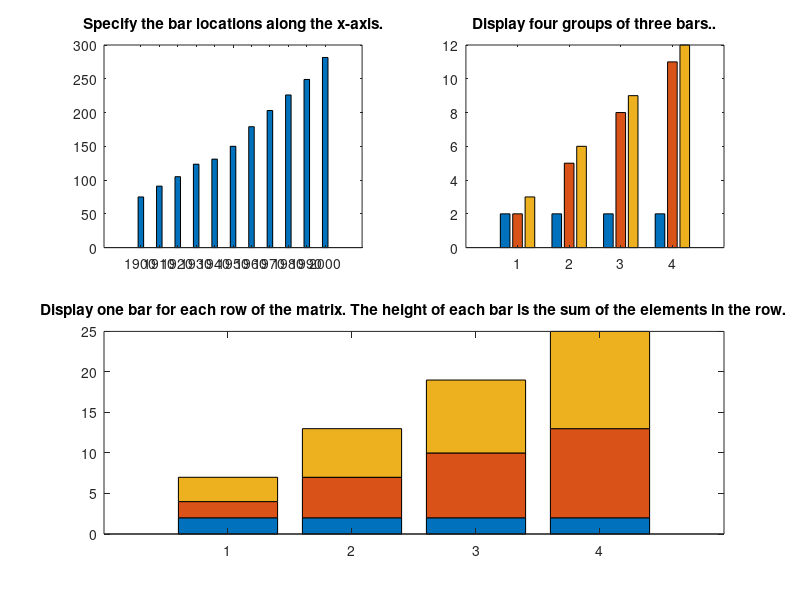

Source code (MATLAB):
#{
eton@240119 learn all diagrams in matlab:Doc15.2 High-Level Plotting
- plot;
- mesh, surf;
- image, imagesc;
- stem (in xcorr);
- bar, bar3( Bar graph);
- polarplot, polarscatter;
#}
clearvars;
pkg load image;
pkg load signal;

#{
##########################{mesh , surf}##################
############
## mesh: mesh(X,Y,Z) creates a mesh plot, which is a three-dimensional surface that has solid edge colors and no face colors.
############
[X,Y] = meshgrid(-8:.5:8);
R = sqrt(X.^2 + Y.^2) + eps;
Z = sin(R)./R;
figure("Name", "Mesh");mesh(X,Y,Z);colorbar;
xlabel('X')
ylabel('Y')
zlabel('Z')
############
##surf: surf(X,Y,Z) creates a three-dimensional surface plot, which is a three-dimensional surface that has solid edge colors and solid face colors.
############
figure("Name", "surf");surf(X,Y,Z);colorbar;
#}

#{
#########################{plot, plot3}#################
############
##plot3:
############

figure("Name", "subplot-plot3");
t = 0:pi/20:10*pi;
xt1 = sin(t);
yt1 = cos(t);
#tiledlayout(1,2), replaces by subplot(2, 1, 1);
% Left plot
subplotIdx=1;
ax1 = subplot(1, 2, subplotIdx++);
plot3(ax1,xt1,yt1,t)
xlabel('X')
ylabel('Y')
zlabel('Z')

% Right plot
ax2 = subplot(1, 2, subplotIdx++);
plot3(ax2,xt1,yt1,t)
xlabel('X')
ylabel('Y')
zlabel('Z')

view(ax2,[90 0]);
############
##plot:
############
figure("Name", "subplot-plot");

subplot(2,2,1);
x = linspace(-3.8,3.8);
y_cos = cos(x);
plot(x,y_cos);
title('Subplot 1: Cosine')

subplot(2,2,2);
y_poly = 1 - x.^2./2 + x.^4./24;
plot(x,y_poly,'g');
title('Subplot 2: Polynomial')

subplot(2,2,[3,4]);
plot(x,y_cos,'b',x,y_poly,'g');
title('Subplot 3 and 4: Both');
legend('cos', 'poly');#in position sequence match;
#}
#########################{bar, bar3}#################
############
##bar:
############
figure("Name", "Bar graph");
x = 1900:10:2000;
y = [75 91 105 123.5 131 150 179 203 226 249 281.5];
bar_width=0.3;
subplot(2,2,1);
bar(x,y, bar_width);title('Specify the bar locations along the x-axis.');
#figure("Name", "groups Bar graph");
subplot(2,2,2);
y2 = [2 2 3; 2 5 6; 2 8 9; 2 11 12];
bar(y2);title('Display four groups of three bars..');
subplot(2,2,[3,4]);
y = [2 2 3; 2 5 6; 2 8 9; 2 11 12];
bar(y,'stacked');title('Display one bar for each row of the matrix. The height of each bar is the sum of the elements in the row.');
#{
############
##bar3: not implement in octave yet.
############
figure("Name", "Bar3 graph");
z = [1 4 7; 2 5 8; 3 6 9; 4 7 10];
bar3(z);
#}
return;


